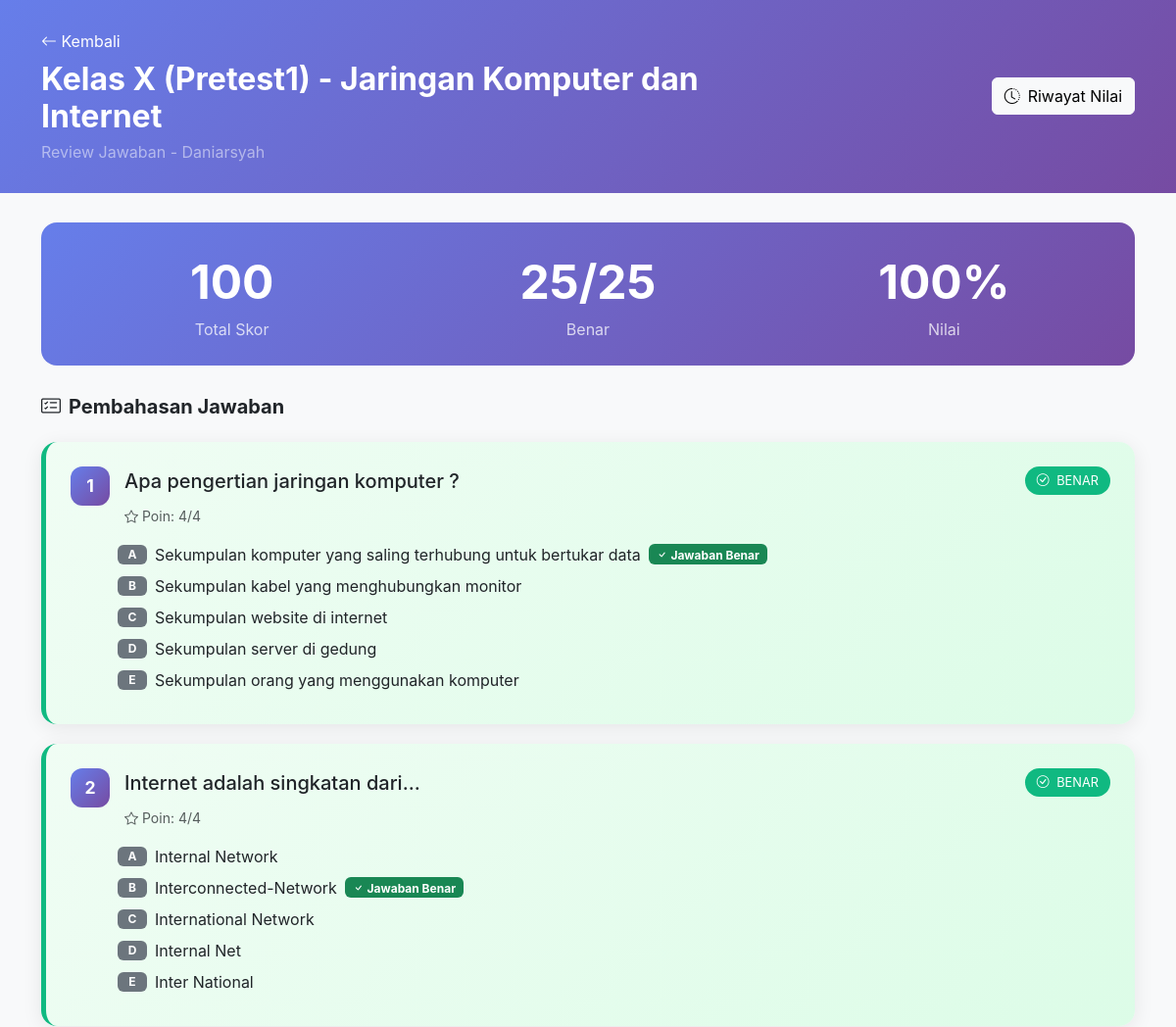
/review.php?nis=123123&id_ujian=11 (upper part), run on an earlier commit of the app's database.
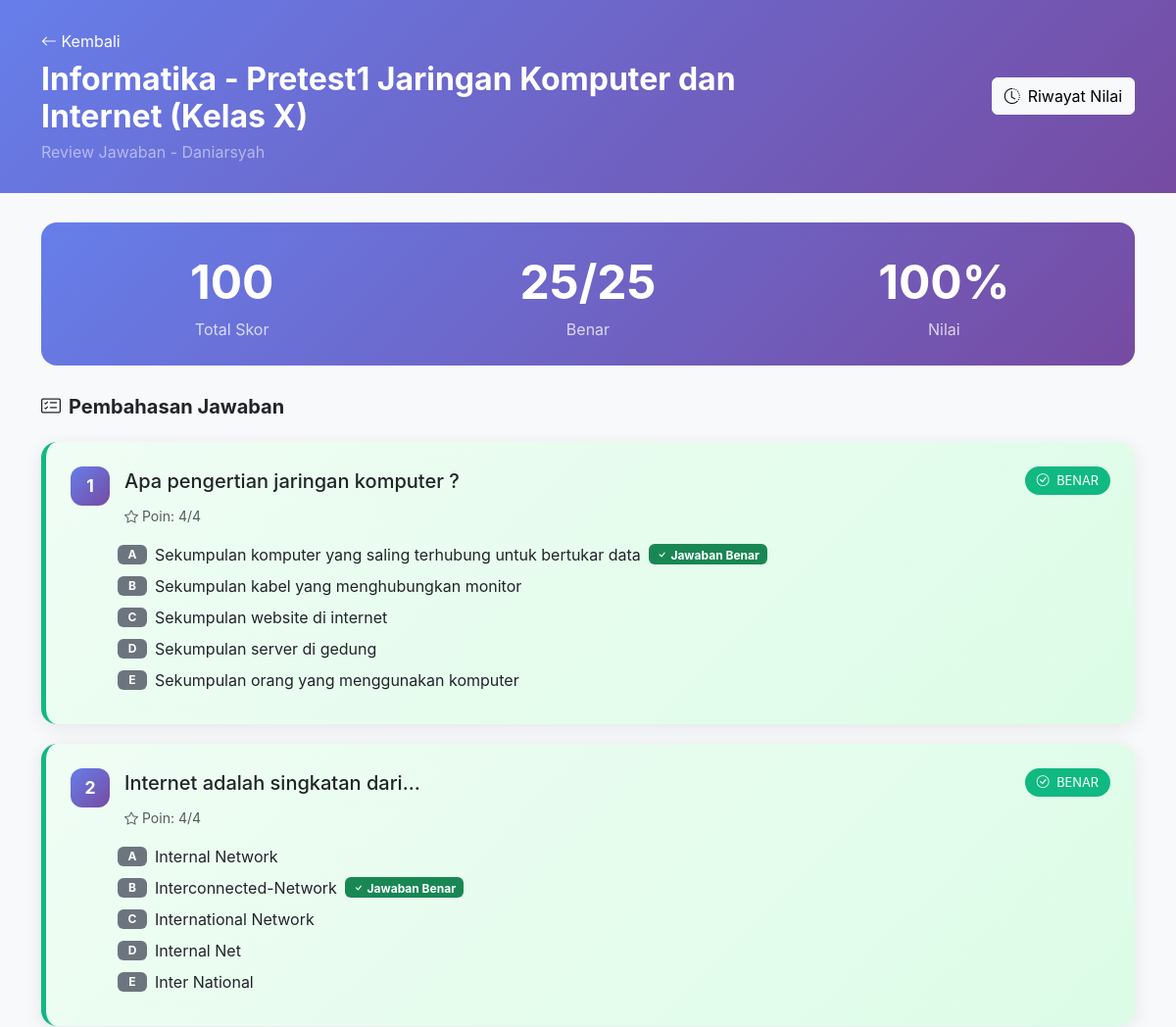
And on a later commit of the database.
### tables this page shows
CREATE TABLE `ujian` (
  `id` int NOT NULL AUTO_INCREMENT,
  `judul_ujian` varchar(255) NOT NULL,
  `deskripsi` text,
  `status` enum('aktif','nonaktif') DEFAULT 'nonaktif',
  `tgl_dibuat` datetime DEFAULT CURRENT_TIMESTAMP,
  `updated_at` timestamp NULL DEFAULT CURRENT_TIMESTAMP ON UPDATE CURRENT_TIMESTAMP,
  `kode_ujian` varchar(20) DEFAULT NULL,
  `allow_ip` text,
  `enable_browser_lock` enum('ya','tidak') DEFAULT 'tidak',
  `max_violations` int DEFAULT '10',
  `enable_device_check` enum('ya','tidak') DEFAULT 'tidak',
  `waktu_tersedia` int DEFAULT '0',
  `acak_soal` enum('ya','tidak') DEFAULT 'tidak',
  `acak_opsi` enum('ya','tidak') DEFAULT 'tidak',
  `tampilkan_review` enum('ya','tidak') DEFAULT 'tidak',
  `tampilkan_skor` enum('ya','tidak') DEFAULT 'ya',
  PRIMARY KEY (`id`),
  KEY `idx_ujian_status` (`status`,`tgl_dibuat` DESC)
);

### review.php (the view, shortened to what the changed rows need)
<?php
require_once 'config/init_sekolah.php';
$nis = trim($_GET['nis']);
$id_ujian = (int)$_GET['id_ujian'];
$stmt = $conn->prepare("SELECT * FROM ujian WHERE id = ?");
$stmt->bind_param("i", $id_ujian);
$stmt->execute();
$result = $stmt->get_result();
$ujian = $result->fetch_assoc();
$stmt = $conn->prepare("SELECT * FROM hasil_ujian WHERE nis = ? AND id_ujian = ? ORDER BY waktu_submit DESC LIMIT 1");
$stmt->bind_param("si", $nis, $id_ujian);
$stmt->execute();
$result = $stmt->get_result();
$hasil = $result->fetch_assoc();
?>
<!DOCTYPE html>
<html lang="id">
<head>
    <link href="vendor/bootstrap/bootstrap.min.css" rel="stylesheet">
    <link rel="stylesheet" href="vendor/bootstrap-icons/bootstrap-icons.min.css">
</head>
<body>
    <div class="review-header">
        <div class="container">
            <div class="row align-items-center">
                <div class="col-md-8">
                    <a href="index.php" class="text-white text-decoration-none mb-2 d-inline-block">
                        <i class="bi bi-arrow-left"></i> Kembali
                    </a>
                    <h2 class="text-white fw-bold mb-1"><?= htmlspecialchars($ujian['judul_ujian']) ?></h2>
                    <p class="text-white-50 mb-0">Review Jawaban - <?= htmlspecialchars($hasil['nama']) ?></p>
                </div>
            </div>
        </div>
    </div>
</body>
</html>

What changed in the data, as far as the page shows it:
changed ujian: judul_ujian "Kelas X (Pretest1) - Jaringan Komputer dan Internet" → "Informatika - Pretest1 Jaringan Komputer dan Internet (Kelas X)"
